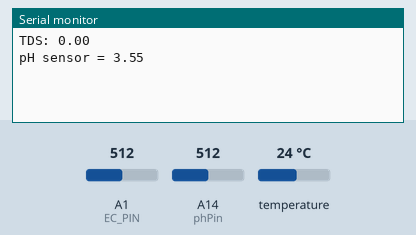
Recording of a sketch running on a simulated Arduino Mega 2560, built with avr-gcc and run on an emulated ATmega2560. Parts: the last lines printed to the serial monitor. The inputs (shaded band) are chosen by the test bench; at power-on: temperature 24 °C, A1 (EC_PIN) = 512, A14 (phPin) = 512.

Above: at 1.2 s.
1.3 s: temperature set to 12 °C
At 3.24 s:
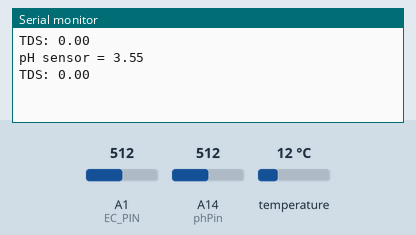
7.7 s: A1 (EC_PIN) set to 716
At 8.3 s:
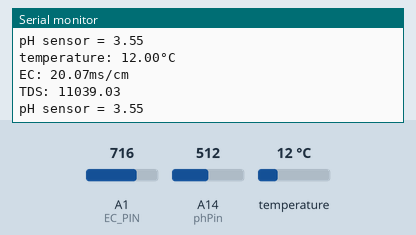
9.2 s: A14 (phPin) set to 716
At 10.0 s:
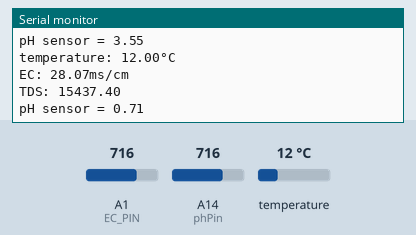
10.7 s: temperature set to 19 °C
12.2 s: A1 (EC_PIN) set to 900
At 13.3 s:
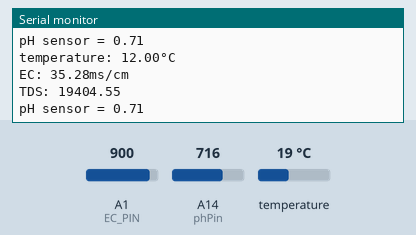
13.7 s: A14 (phPin) set to 900
At 16.0 s:
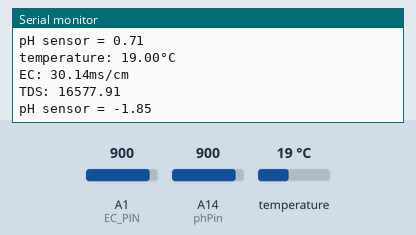
Timing chart, 0 to 16.2 s (numbered marks = the images above; inputs shaded):
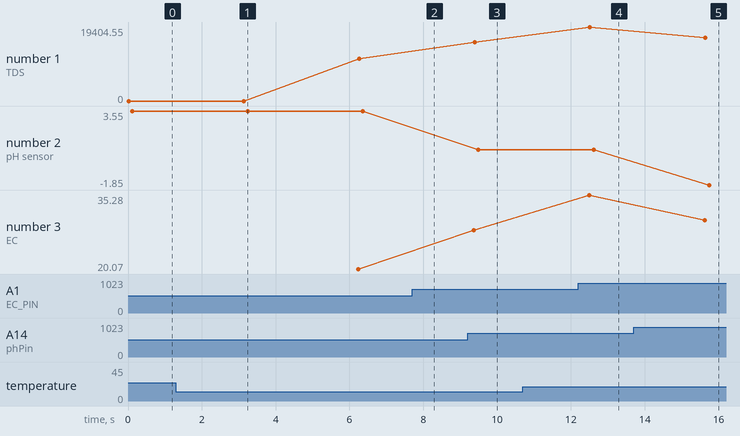

The sketch:

flexflox.ino
```cpp
#include <DFRobot_EC.h>
#include <EEPROM.h>
#include <OneWire.h>
// End EC Libraries

// Start EC Calibration CMD
// enterec -> enter calibration mode
// calec -> start calibration calucation
// exitec -> saved the parameters and exit calibration mode
// End EC Calibration CMD


// STart TDS Values
//#define TdsSensorPin A0
//#define VREF 5.0      // analog reference voltage(Volt) of the ADC
//#define SCOUNT  30           // sum of sample point
//int analogBuffer[SCOUNT];    // store the analog value in the array, read from ADC
//int analogBufferTemp[SCOUNT];
//int analogBufferIndex = 0,copyIndex = 0;
//float averageVoltage = 0,tdsValue = 0
// End TDS Values

// Start PH Values
const int phPin = A14;
int sensorValue = 0;
unsigned long int avgValue;
float b;
int buf[10], temp;
// End PH Values

// Start EC Values
#define EC_PIN A1
byte DS18B20_Pin = 2; //DS18B20 signal, pin on digital 2
#define StartConvert 0
#define ReadTemperature 1
float voltage, ecValue, temperature = 25;
DFRobot_EC ec;
unsigned long tempSampleTime;
unsigned int tempSampleInterval = 850; //analog sample interval;serial print interval;temperature sample interval
// End EC Values

// Start Temperature chip i/o
OneWire ds(DS18B20_Pin);  // on digital pin 2
// End Temperature chip i/o

void setup()
{
  Serial.begin(115200);
  Serial1.begin(115200);
  //    pinMode(TdsSensorPin,INPUT);
  ec.begin();
  TempProcess(StartConvert);   //let the DS18B20 start the convert
  tempSampleTime = millis();
}

void loop()
{
  // Start TDS Logic
  //   static unsigned long analogSampleTimepoint = millis();
  //   if(millis()-analogSampleTimepoint > 40U)     //every 40 milliseconds,read the analog value from the ADC
  //   {
  //     analogSampleTimepoint = millis();
  //     analogBuffer[analogBufferIndex] = analogRead(TdsSensorPin);    //read the analog value and store into the buffer
  //     analogBufferIndex++;
  //     if(analogBufferIndex == SCOUNT)
  //         analogBufferIndex = 0;
  //   }
  //   static unsigned long printTimepoint = millis();
  //   if(millis()-printTimepoint > 800U)
  //   {
  //      printTimepoint = millis();
  //      for(copyIndex=0;copyIndex<SCOUNT;copyIndex++)
  //        analogBufferTemp[copyIndex]= analogBuffer[copyIndex];
  //      averageVoltage = getMedianNum(analogBufferTemp,SCOUNT) * (float)VREF / 1024.0; // read the analog value more stable by the median filtering algorithm, and convert to voltage value
  //      float compensationCoefficient=1.0+0.02*(temperature-25.0);    //temperature compensation formula: fFinalResult(25^C) = fFinalResult(current)/(1.0+0.02*(fTP-25.0));
  //      float compensationVolatge=averageVoltage/compensationCoefficient;  //temperature compensation
  //      tdsValue=(133.42*compensationVolatge*compensationVolatge*compensationVolatge - 255.86*compensationVolatge*compensationVolatge + 857.39*compensationVolatge)*0.5; //convert voltage value to tds value
  //      Serial.print("voltage:");
  //      Serial.print(averageVoltage,2);
  //      Serial.print("V   ");
  //      Serial.print("TDS Value:");
  //      Serial.print(tdsValue,0);
  //      Serial.println("ppm");
  //   }

  float tdsValue = ecValue * 550;
  Serial.print("TDS: ");
  Serial.println(tdsValue);
  // End TDS Logic

  // Start PH Logic
  for (int i = 0; i < 10; i++) {
    buf[i] = analogRead(phPin);
    delay(10);
  }
  for (int i = 0; i < 9; i++) {
    for (int j = i + 1; j < 10; j++) {
      if (buf[i] > buf[j]) {
        temp = buf[i];
        buf[i] = buf[j];
        buf[j] = temp;
      }
    }
  }
  avgValue = 0;
  for (int i = 2; i < 8; i++)
    avgValue += buf[i];
  float pHVol = (float)avgValue * 5.0 / 1024 / 6;
  float pHValue = (-5.70 * pHVol + 21.34)/2; //originally 21.34
  Serial.print("pH sensor = ");
  Serial.println(pHValue);
  delay(3000);
  // End PH Logic

  // Start EC Logic
  static unsigned long timepoint = millis();
  if (millis() - timepoint > 1000U) //time interval: 1s
  {
    timepoint = millis();
    voltage = analogRead(EC_PIN) / 1024.0 * 5000; // read the voltage
    //      temperature = readTemperature();          // read your temperature sensor to execute temperature compensation
    ecValue =  ec.readEC(voltage, temperature); // convert voltage to EC with temperature compensation
    Serial.print("temperature: ");
    Serial.print(temperature);
    Serial.println("°C");
    Serial.print("EC: ");
    Serial.print(ecValue);
    Serial.println("ms/cm");
  }
  if (millis() - tempSampleTime >= tempSampleInterval)
  {
    tempSampleTime = millis();
    temperature = TempProcess(ReadTemperature);  // read the current temperature from the  DS18B20
    TempProcess(StartConvert);                   //after the reading,start the convert for next reading
  }
  ec.calibration(voltage, temperature);       // calibration process by Serail CMD
  // End EC Logic
}
// Start TDS GetMedian
int getMedianNum(int bArray[], int iFilterLen)
{
  int bTab[iFilterLen];
  for (byte i = 0; i < iFilterLen; i++)
    bTab[i] = bArray[i];
  int i, j, bTemp;
  for (j = 0; j < iFilterLen - 1; j++)
  {
    for (i = 0; i < iFilterLen - j - 1; i++)
    {
      if (bTab[i] > bTab[i + 1])
      {
        bTemp = bTab[i];
        bTab[i] = bTab[i + 1];
        bTab[i + 1] = bTemp;
      }
    }
  }
  if ((iFilterLen & 1) > 0)
    bTemp = bTab[(iFilterLen - 1) / 2];
  else
    bTemp = (bTab[iFilterLen / 2] + bTab[iFilterLen / 2 - 1]) / 2;
  return bTemp;
}
// End TDS GetMedian
/*
  ch=0,let the DS18B20 start the convert;ch=1,MCU read the current temperature from the DS18B20.
*/
// Start Temperature Reading from DS18B20
float TempProcess(bool ch)
{
  //returns the temperature from one DS18B20 in DEG Celsius
  static byte data[12];
  static byte addr[8];
  static float TemperatureSum;
  if (!ch) {
    if ( !ds.search(addr)) {
      Serial.println("no more sensors on chain, reset search!");
      ds.reset_search();
      return 0;
    }
    if ( OneWire::crc8( addr, 7) != addr[7]) {
      Serial.println("CRC is not valid!");
      return 0;
    }
    if ( addr[0] != 0x10 && addr[0] != 0x28) {
      Serial.print("Device is not recognized!");
      return 0;
    }
    ds.reset();
    ds.select(addr);
    ds.write(0x44, 1); // start conversion, with parasite power on at the end
  }
  else {
    byte present = ds.reset();
    ds.select(addr);
    ds.write(0xBE); // Read Scratchpad
    for (int i = 0; i < 9; i++) { // we need 9 bytes
      data[i] = ds.read();
    }
    ds.reset_search();
    byte MSB = data[1];
    byte LSB = data[0];
    float tempRead = ((MSB << 8) | LSB); //using two's compliment
    TemperatureSum = tempRead / 16;
  }
  return TemperatureSum;
}
```

Measured:
- after the input at 9.2 s, the serial monitor: prints a new line after 0.29 s (image 3)
- after the input at 12.2 s, the serial monitor: prints a new line after 0.29 s (image 4)
- after the input at 13.7 s, the serial monitor: prints a new line after 2.0 s (image 5)
- plotted number 1: 0 → 11039.03 after the input at 1.3 s, 15437.4 → 19404.55 after the input at 12.2 s
- plotted number 2: 3.55 → 0.71 after the input at 9.2 s, 0.71 → -1.85 after the input at 13.7 s
- plotted number 3: 28.07 → 35.28 after the input at 12.2 s
